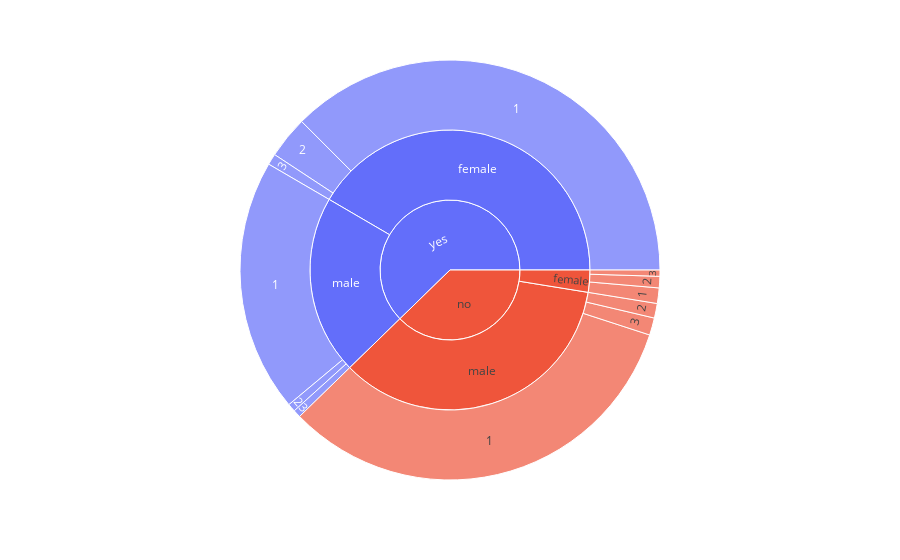

Here is the notebook cell this chart was saved with:
### Markdown cell above
# Q4: Create a sunburst plot represents alive, sex and pclass column
- The values argument should be based on age column.

### Code cell
# write your code here ^_^
snburst = px.sunburst(df, path=["alive", "sex", "pclass"], values="age")
snburst.show()

### Figure 1 — Plotly figure (JSON) as saved in the notebook; plotly's stock layout.template omitted (floating-point values rounded to 4 significant figures)
{"data": [{"branchvalues": "total", "domain": {"x": [0, 1], "y": [0, 1]}, "hovertemplate": "labels=%{label}<br>age=%{value}<br>parent=%{parent}<br>id=%{id}<extra></extra>", "ids": ["no/female/1", "yes/female/1", "no/male/1", "yes/male/1", "no/female/2", "yes/female/2", "no/male/2", "yes/male/2", "no/female/3", "yes/female/3", "no/male/3", "yes/male/3", "no/female", "yes/female", "no/male", "yes/male", "no", "yes"], "labels": ["1", "1", "1", "1", "2", "2", "2", "2", "3", "3", "3", "3", "female", "female", "male", "male", "no", "yes"], "name": "", "parents": ["no/female", "yes/female", "no/male", "yes/male", "no/female", "yes/female", "no/male", "yes/male", "no/female", "yes/female", "no/male", "yes/male", "no", "yes", "no", "yes", "", ""], "type": "sunburst", "values": [77, 2422, 2112.0, 1259.0, 57, 209.5, 72.5, 40, 31, 55, 86, 38, 165, 2686.0, 2271, 1337.0, 2436, 4023.0]}], "layout": {"legend": {"tracegroupgap": 0}, "margin": {"t": 60}}}
